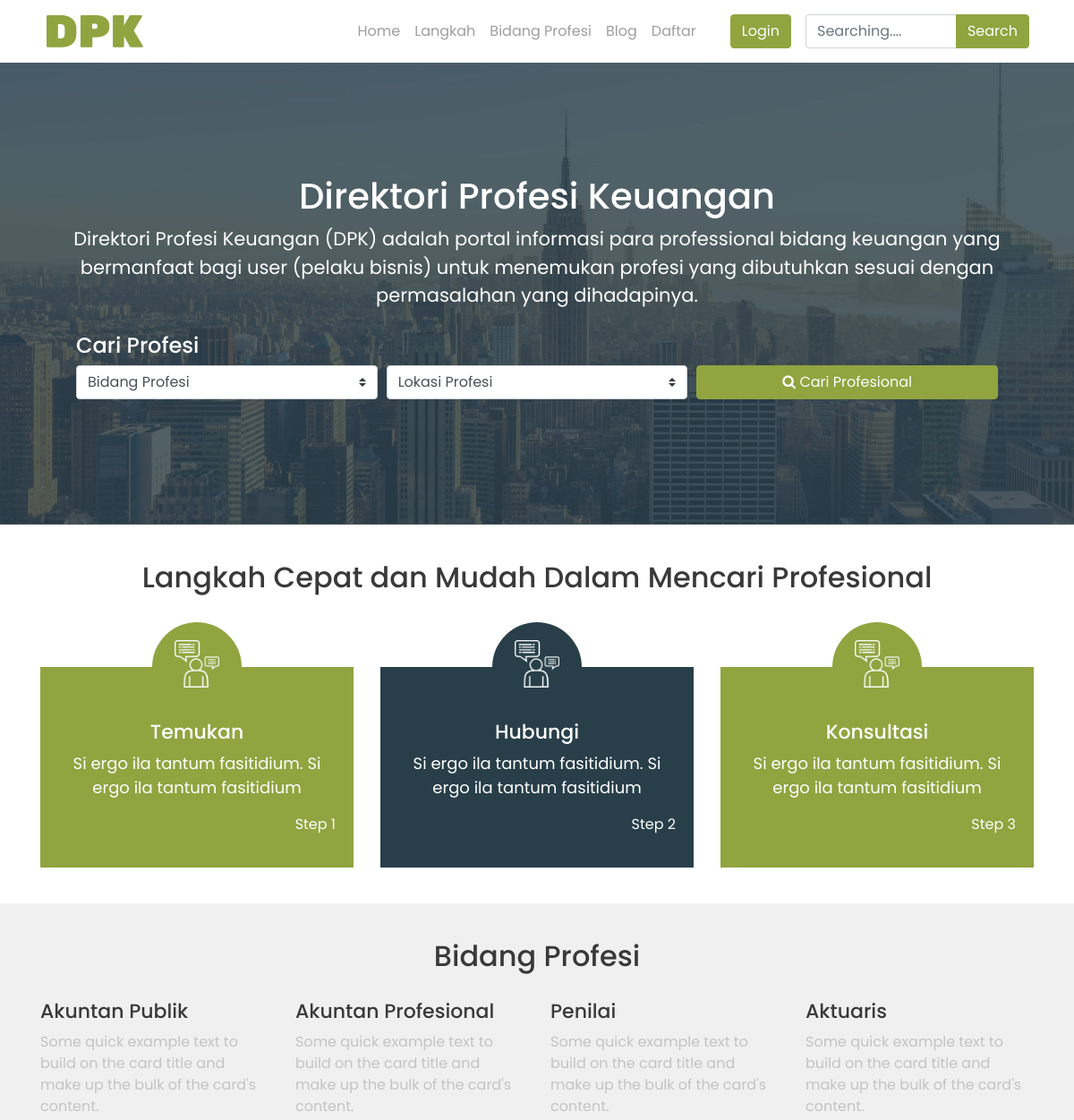
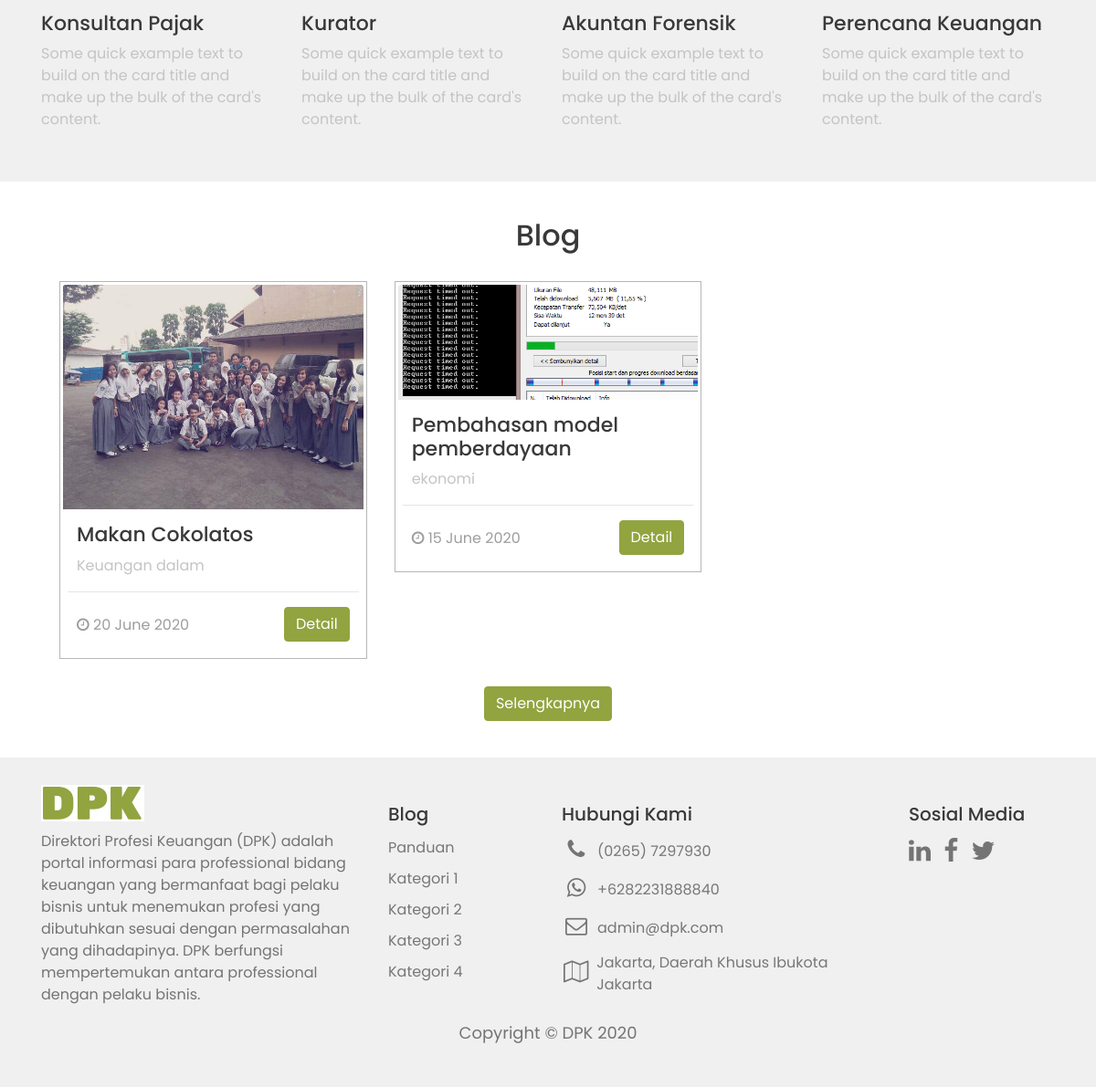
Page /index.php/daftar on the committed database (2 pictures, top to bottom).
### tables this page shows
CREATE TABLE `artikel` (
  `id_artikel` int(20) NOT NULL,
  `judul_artikel` varchar(150) NOT NULL,
  `gambar_artikel` varchar(250) NOT NULL,
  `expert_artikel` text NOT NULL,
  `detail_artikel` text NOT NULL,
  `id_user` int(20) NOT NULL,
  `id_kategori_artikel` int(20) NOT NULL,
  `slug_artikel` varchar(160) NOT NULL,
  `status_artikel` int(20) NOT NULL,
  `tgl_publish` date NOT NULL,
  `created` timestamp NOT NULL DEFAULT CURRENT_TIMESTAMP
);

CREATE TABLE `kategori_artikel` (
  `id_kategori_artikel` int(20) NOT NULL,
  `nama_kategori_artikel` varchar(150) NOT NULL,
  `slug_kategori_artikel` varchar(160) NOT NULL,
  `created` timestamp NOT NULL DEFAULT CURRENT_TIMESTAMP ON UPDATE CURRENT_TIMESTAMP
);

### application/views/layout/main.php (called while the page is built)
<?php
if($isi)
{
  $this->load->view($isi);
}
 ?>

### application/controllers/Daftar.php (called while the page is built, shortened)
<?php
class Daftar extends CI_Controller {
	public function __construct() {
		$this->load->model('M_artikel');
		$this->load->model('M_user');
		$this->load->library(['form_validation','session']);
	}
	public function index() {
		$artikel = $this->M_artikel->select_artikel_publish();
		$valid = $this->form_validation;
		$valid->set_rules('email_user', '<strong>Email yang anda masukkan sudah terdaftar</strong>', 'required|trim|is_unique[user.email_user]|min_length[11]|max_length[40]|valid_email');
		$valid->set_rules(
			'password_user',
			'password_user',
			'required',
			array(
				'required'  =>  'Anda belum mengisikan Password.')
		);
		$valid->set_rules('passconf', 'Password anda tidak sesuai', 'required|matches[password_user]');
		$valid->set_rules(
			'nama_user',
			'nama_user',
			'required',
			array(
				'required'  =>  'Anda belum mengisikan Nama.')
		);
		$config['upload_path']          = './dokumen/dok_user/';
		$config['allowed_types']        = 'pdf';
		$config['max_size']             = 9000;
		$config['encrypt_name']         = TRUE;
		$this->load->library('upload', $config);
		if ($valid->run()===false) {
		$data = array(
			'title' => 'Home DPK',
			'metades' => 'Direktori Profesi Keuangan (DPK) adalah portal informasi para professional bidang keuangan yang bermanfaat bagi pelaku bisnis untuk menemukan profesi yang dibutuhkan sesuai dengan permasalahan yang dihadapinya. DPK berfungsi mempertemukan antara professional dengan pelaku bisnis.',
			'isi' 	=> 'index',
			'artikel' =>  $artikel
		);
		$this->load->view("layout/wrapper", $data, false);
	}
}
}

### index.php (called while the page is built, shortened)
<?php
require_once BASEPATH.'core/CodeIgniter.php';

### application/models/M_artikel.php (called while the page is built, shortened)
<?php
class M_artikel extends CI_Model {
    public function select_artikel_publish() {
		$this->db->select('artikel.*, kategori_artikel.*, user.*');
		$this->db->from('artikel');
      	$this->db->where('status_artikel', '1');
		$this->db->join('user', 'user.id_user = artikel.id_user', 'left');
		$this->db->join('kategori_artikel', 'kategori_artikel.id_kategori_artikel = artikel.id_kategori_artikel', 'left');
		$this->db->order_by('id_artikel', 'DESC');
      	$query  = $this->db->get();
     	 return $query->result();
    }
}

### application/views/index.php (the view, shortened to what this page needs)
<div id="header">
  <div class="container">
    <div class="row justify-content-center">
      <h1 class="title-header">Direktori Profesi Keuangan</h1>
      <p class="description-header">Direktori Profesi Keuangan (DPK) adalah portal informasi para professional bidang keuangan yang bermanfaat bagi user (pelaku bisnis) untuk menemukan profesi yang dibutuhkan sesuai dengan permasalahan yang dihadapinya.</p>
    </div>
    <div class="row">
      <div class="col-md-12">
        <form class="form-header" action="professional.html">
          <h3 class="subtitle-header">Cari Profesi</h3>
          <div class="form-row">
            <div class="col-md-4">
              <select class="custom-select prof">
                <option selected>Bidang Profesi</option>
              </select>
            </div>
            <div class="col-md-4">
              <select class="custom-select prof">
                <option selected>Lokasi Profesi</option>
              </select>
            </div>
            <div class="col-md-4">
              <a href="pencarian-professional.html"><button type="button" class="btn btn-success c professional"><i class="fa fa-search"></i> Cari Profesional</button></a>
            </div>
          </div>
        </form>
      </div>
    </div>
  </div>
</div>
<div id="langkah">
  <div class="container">
    <div class="row">
      <div class="col-md-12">
        <h2 class="titleh2">Langkah Cepat dan Mudah Dalam Mencari Profesional</h2>
      </div>
      <div class="col-md-4">
        <center class="mob top">
        <div class="bungkus-img">
          <img class="img-fluid bk" src="<?php base_url(); ?>assets/frontend/assets/images/langkah.png" alt="langkah-cepat">
        </div>
        </center>
        <div class="bungkus">
          <h3 class="bungkus-title">Temukan</h3>
          <p class="bungkus-description">Si ergo ila tantum fasitidium. Si ergo ila tantum fasitidium</p>
          <p class="step">Step 1</p>
        </div>
      </div>
      <div class="col-md-4">
        <center class="mob">
        <div class="bungkus-img2">
          <img class="img-fluid bk" src="<?php base_url(); ?>assets/frontend/assets/images/langkah.png" alt="langkah-cepat">
        </div>
        </center>
        <div class="bungkus2">
          <h3 class="bungkus-title">Hubungi</h3>
          <p class="bungkus-description">Si ergo ila tantum fasitidium. Si ergo ila tantum fasitidium</p>
          <p class="step">Step 2</p>
        </div>
      </div>
      <div class="col-md-4">
        <center class="mob">
        <div class="bungkus-img">
          <img class="img-fluid bk" src="<?php base_url(); ?>assets/frontend/assets/images/langkah.png" alt="langkah-cepat">
        </div>
        </center>
        <div class="bungkus">
          <h3 class="bungkus-title">Konsultasi</h3>
          <p class="bungkus-description">Si ergo ila tantum fasitidium. Si ergo ila tantum fasitidium</p>
          <p class="step">Step 3</p>
        </div>
      </div>
    </div>
  </div>
</div>
<div id="profesi">
  <div class="container">
    <div class="row">
      <div class="col-md-12">
        <h2 class="titleh2">Bidang Profesi</h2>
      </div>
      <div class="col-md-3">
        <h3 class="titleh3">Akuntan Publik</h3>
        <p class="description-profesi">Some quick example text to build on the card title and make up the bulk of the card's content. </p>
      </div>
      <div class="col-md-3">
        <h3 class="titleh3">Akuntan Profesional</h3>
        <p class="description-profesi">Some quick example text to build on the card title and make up the bulk of the card's content. </p>
      </div>
      <div class="col-md-3">
        <h3 class="titleh3">Penilai</h3>
        <p class="description-profesi">Some quick example text to build on the card title and make up the bulk of the card's content. </p>
      </div>
      <div class="col-md-3">
        <h3 class="titleh3">Aktuaris</h3>
        <p class="description-profesi">Some quick example text to build on the card title and make up the bulk of the card's content. </p>
      </div>
      <div class="col-md-3">
        <h3 class="titleh3">Konsultan Pajak</h3>
        <p class="description-profesi">Some quick example text to build on the card title and make up the bulk of the card's content. </p>
      </div>
      <div class="col-md-3">
        <h3 class="titleh3">Kurator</h3>
        <p class="description-profesi">Some quick example text to build on the card title and make up the bulk of the card's content. </p>
      </div>
      <div class="col-md-3">
        <h3 class="titleh3">Akuntan Forensik</h3>
        <p class="description-profesi">Some quick example text to build on the card title and make up the bulk of the card's content. </p>
      </div>
      <div class="col-md-3">
        <h3 class="titleh3">Perencana Keuangan</h3>
        <p class="description-profesi">Some quick example text to build on the card title and make up the bulk of the card's content. </p>
      </div>
    </div>
  </div>
</div>
<div id="blog">
  <div class="container">
    <div class="row">
      <div class="col-md-12">
        <h2 class="titleh2">Blog</h2>
      </div>
    <?php foreach ($artikel as $artikel): ?>
      <div class="col-md-4">
        <div class="card">
          <img src="<?php echo base_url().'img/img_artikel/'.$artikel->gambar_artikel ?>" class="card-img-top" alt="">
          <div class="card-body">
            <h3 class="titleh3"><?php echo $artikel->judul_artikel; ?></h3>
            <p class="card-text"><?php echo $artikel->nama_kategori_artikel; ?></p>
            <hr>
            <div class="float-left date">
              <i class="fa fa-clock-o"></i> <?php $date=date_create($artikel->tgl_publish); echo date_format($date, 'd F Y'); ?>
            </div>
            <div class="float-right det">
              <a href="<?php echo base_url('detail/blog/'.$artikel->slug_artikel) ?>"><button type="button" class="btn btn-success c">Detail</button></a>
            </div>
          </div>
        </div>
      </div>
    <?php endforeach ?>
      <div class="col-md-12">
        <center><a href="<?php echo base_url('blog') ?>"><button type="button" class="btn btn-success c">Selengkapnya</button></a></center>
      </div>
    </div>
  </div>
</div>

### assets/frontend/assets/css/style.css (style rules this page uses)
body { font-family: 'Poppins', sans-serif; }
a { text-decoration: none; }
.btn-success.c { background-color: #91A440; border-color: #91A440; }
#header { background: url(../images/header.jpg); background-size: cover; padding: 125px 0px; }
.title-header { color: #fff; text-align: center; }
.description-header { font-size: 21px; text-align: center; color: #fff; }
.form-header { margin-top: 10px; padding: 0 40px; }
.subtitle-header { color: #fff; font-size: 24px; }
.btn.btn-success.c.professional { width: 100% }
.custom-select.prof { margin-bottom: 15px; }
#langkah { padding: 40px 20px; }
.bungkus-img { height: 100px; width: 100px; border-radius: 50%; display: inline-block; background-color: #91a440; }
.bungkus-img2 { height: 100px; width: 100px; border-radius: 50%; display: inline-block; background-color: #283F49; }
.img-fluid.bk { padding-top: 20px; width: 50%; }
.bungkus { margin-top: -50px; background-color: #91A440; color: #fff; text-align: center; padding: 60px 20px; }
.bungkus2 { margin-top: -50px; background-color: #283F49; color: #fff; text-align: center; padding: 60px 20px; }
.step { float: right; }
.bungkus-title { font-size: 22px; }
.bungkus-description { font-size: 18px; }
.titleh2 { text-align: center; margin-bottom: 30px; color: #393939; }
.titleh3 { font-size: 22px; color: #393939; }
#profesi { padding: 40px 20px; background-color: #f0f0f0; }
.description-profesi { color: #C4C4C4; }
#blog { padding: 40px 50px; }
#blog .card { margin-bottom: 30px; border-color: #b6b6b6; border-radius: 0; padding: 3px; }
#blog .card-body { padding: 15px 5px; }
#blog .card-body h3 { padding: 0px 10px; }
#blog .card .card-text { padding: 0px 10px; color: #C4C4C4; }
.float-left.date { margin-left: 10px; margin-top: 8px; color: #9E9E9E; }
.float-right.det { margin-right: 10px; }

### rows in the picture
artikel: gambar_artikel (picture), judul_artikel "Makan Cokolatos", id_kategori_artikel.nama_kategori_artikel "Keuangan dalam", tgl_publish "20 June 2020"
artikel: gambar_artikel (picture), judul_artikel "Pembahasan model pemberdayaan", id_kategori_artikel.nama_kategori_artikel "ekonomi", tgl_publish "15 June 2020"
